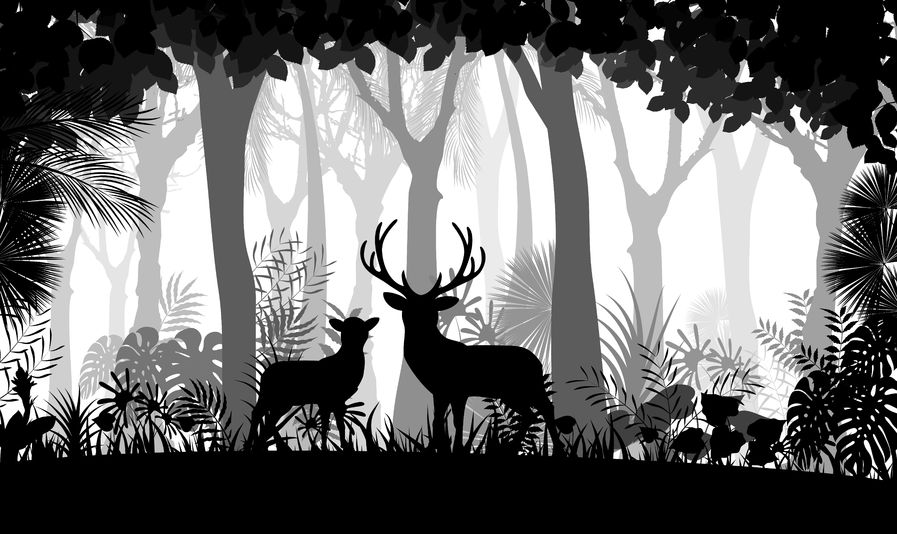
//> input picture Lab3/connected component/input.jpg, 897 x 534 px
$ ./lab3-2 input.jpg   (built with g++ and OpenCV 4)
//> lines starting //> are read from the running program, lines starting //| are printed output that depends on the picture; after the words box and inside, x2 and y2 are one past the last pixel; in counts of white or black regions, pixels touching at a corner belong together
#include <bits/stdc++.h>
#include <iostream>
#include <opencv2/core/core.hpp>
#include <opencv2/highgui/highgui.hpp>
#include <opencv2/imgproc/imgproc.hpp>
//#include <opencv2/imgproc.hpp>

using namespace std;
using namespace cv;

#define N 10000

int array[N][3];

void connectedComponents(Mat& input, Mat& output);
void findNext(int i, int j, int label, int rows, int cols, Mat& input);
void buildColor(void);


int main(int argc, char **argv){

	Mat input_img = imread(argv[1]);
//> input_img is the input picture: 534 rows x 897 cols, CV_8UC3; min 0, max 255, mean 109.5

	//since the bgr channel is used for default action, then the BGR 3 channel image must be converted to GREY channel
	cvtColor(input_img, input_img, CV_BGR2GRAY);
//> input_img: 534 rows x 897 cols, CV_8UC1

	Mat output_img = input_img.clone();
	cvtColor(output_img, output_img, CV_GRAY2BGR);

	//buildColor();
	connectedComponents(input_img, output_img);


	//imshow("origin", input_img);
    imshow("connectedComponents", output_img);
    waitKey(0);

    imwrite("output_result.jpg", output_img);

    return 0;
}

void buildColor(void){
	for(int i=0;i<N;i++){

		while(1){
			srand(time(NULL));
			int random_integer = 1 + rand() % 254;
			array[i][0] = random_integer;

			array[i][1] = (255 - random_integer) & 0xFF;

			array[i][2] = (125 - random_integer) & 0xFF;

			int j;
			for(j=0;j<i;j++){
				if(array[j][0] == array[i][0] && array[j][1] == array[i][1] && array[j][2] == array[i][2])
					break;
			}
			if(j == i)
				break;
		}
	}
}

void connectedComponents(Mat& input, Mat& output){
	for(int i=0;i<input.rows;i++){
		for(int j=0;j<input.cols;j++){
			if(input.at<uchar>(i,j) < 200){
				input.at<uchar>(i,j) = 0;
			}
			else
				input.at<uchar>(i,j) = 255;
		}
	}
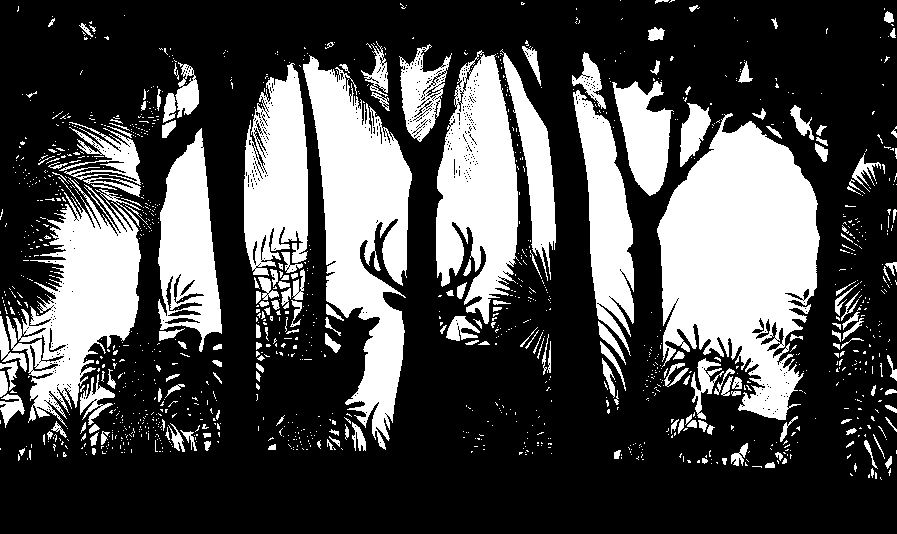
//> input: 534 rows x 897 cols, CV_8UC1; 29.7% white; 1285 white regions (1092 under 20 px), largest, box (x1, y1, x2, y2) and area: (657, 113, 820, 420) 31348, (303, 55, 412, 450) 20711, (6, 177, 141, 427) 15169


	int label = 50;
	for(int i=0;i<input.rows;i++){
		for(int j=0;j<input.cols;j++){
			if(input.at<uchar>(i,j) == 255){
				input.at<uchar>(i,j) = label;
				findNext(i, j, label, input.rows, input.cols, input);
				label += 10;
			}
		}
	}
//> this loop made 534 passes
//> label on passes 1 to 3: 80, 80, 90
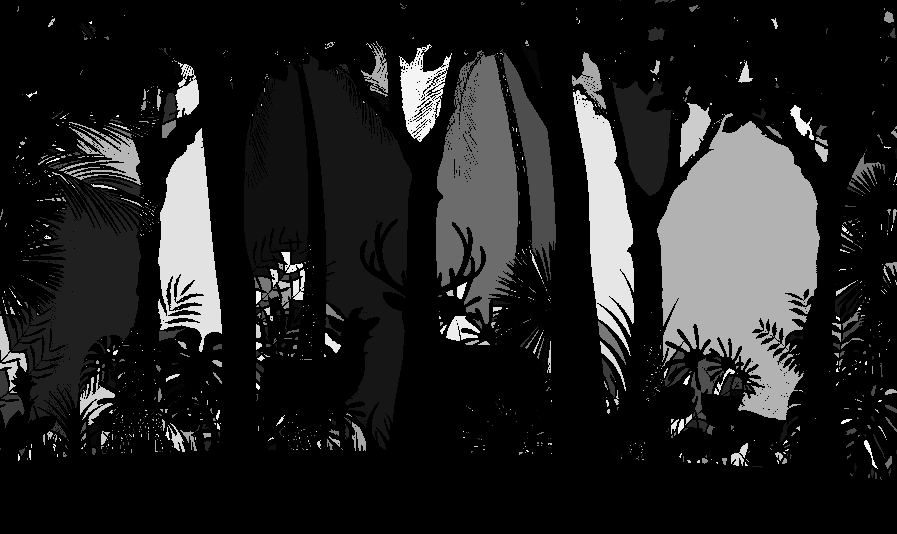
//> input: 534 rows x 897 cols, CV_8UC1; min 0, max 254, mean 34.2
//> after the loop, label = 12900

	for(int i=0;i<input.rows;i++){
		for(int j=0;j<input.cols;j++){
			if(input.at<uchar>(i,j) != 0){
				//cout << input.at<uchar>(i,j) << endl;
				int label2 = input.at<uchar>(i,j);
				output.at<Vec3b>(i,j)[0] = (label2%45 * 531)% 255;
				output.at<Vec3b>(i,j)[1] = 255 - label2;
				output.at<Vec3b>(i,j)[2] = (label2%30 * 35)% 255;
			}
			else{
				output.at<Vec3b>(i,j)[0] = 0;
				output.at<Vec3b>(i,j)[1] = 0;
				output.at<Vec3b>(i,j)[2] = 0;
			}
		}
	}
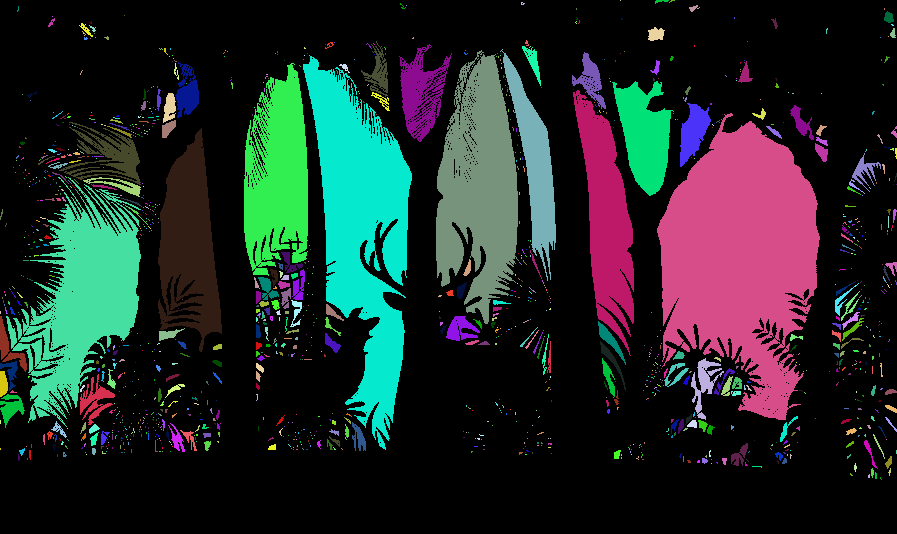
//> output: 534 rows x 897 cols, CV_8UC3; mean B, G, R 40.3, 41.4, 32.4

}

void findNext(int i, int j, int label, int rows, int cols, Mat& input){
	if(i-1 >= 0){
		if(input.at<uchar>(i-1,j) == 255){
			input.at<uchar>(i-1,j) = label;
			findNext(i-1, j, label, input.rows, input.cols, input);
		}
		if(j-1 >= 0){
			if(input.at<uchar>(i-1,j-1) == 255){
				input.at<uchar>(i-1,j-1) = label;
				findNext(i-1, j-1, label, input.rows, input.cols, input);
			}
		}
		if(j+1 < cols){
			if(input.at<uchar>(i-1,j+1) == 255){
				input.at<uchar>(i-1,j+1) = label;
				findNext(i-1, j+1, label, input.rows, input.cols, input);
			}
		}
	}
	if(i+1 < rows){
		if(input.at<uchar>(i+1,j) == 255){
			input.at<uchar>(i+1,j) = label;
			findNext(i+1, j, label, input.rows, input.cols, input);
		}
		if(j-1 >= 0){
			if(input.at<uchar>(i+1,j-1) == 255){
				input.at<uchar>(i+1,j-1) = label;
				findNext(i+1, j-1, label, input.rows, input.cols, input);
			}
		}
		if(j+1 < cols){
			if(input.at<uchar>(i+1,j+1) == 255){
				input.at<uchar>(i+1,j+1) = label;
				findNext(i+1, j+1, label, input.rows, input.cols, input);
			}
		}
	}
	if(j-1 >= 0){
		if(input.at<uchar>(i,j-1) == 255){
			input.at<uchar>(i,j-1) = label;
			findNext(i, j-1, label, input.rows, input.cols, input);
		}
	}
	if(j+1 < cols){
		if(input.at<uchar>(i,j+1) == 255){
			input.at<uchar>(i,j+1) = label;
			findNext(i, j+1, label, input.rows, input.cols, input);
		}
	}
}
